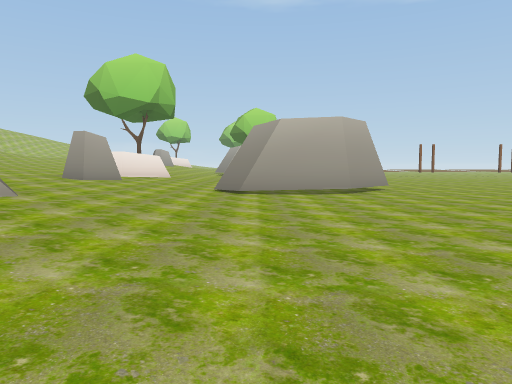
View 1 (above)

22 first-person views from a walk through a 3-D level made in the Unity game engine. The camera is 1.2 m above the floor, tilts 4° down and sees 70° across. The floor is counted in squares, 2 m on a side. Each view is taken from the middle of a square. On the plan, view 1 faces up. The plan holds only what a view shows up to about 10 squares ahead; the rest is blank. The place goes on beyond the plan. Some animated figures are left out.

View 2
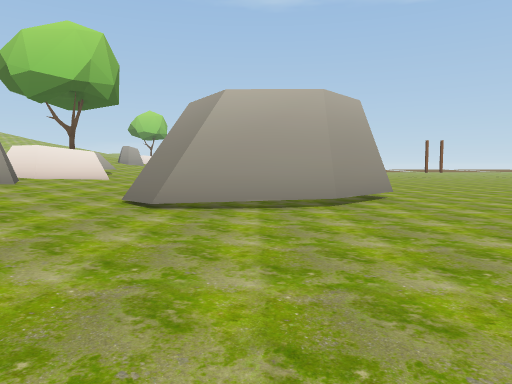

View 3
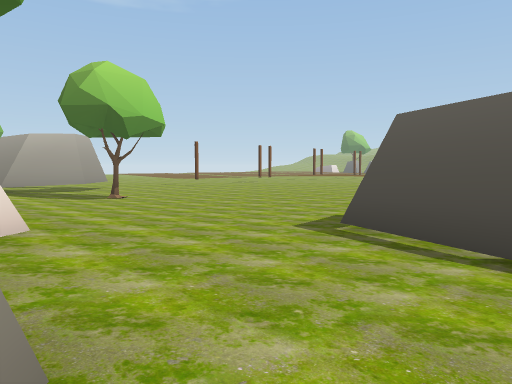

View 4
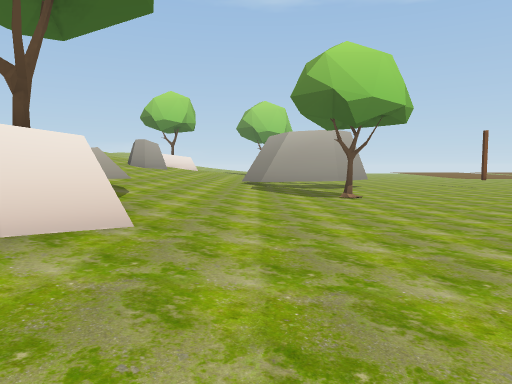

View 5
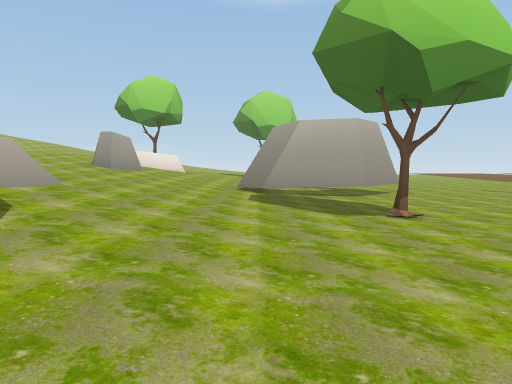

View 6
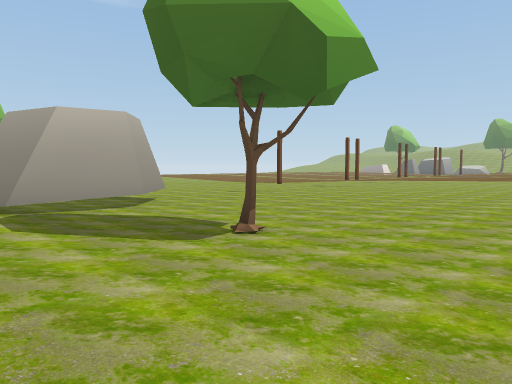

View 7
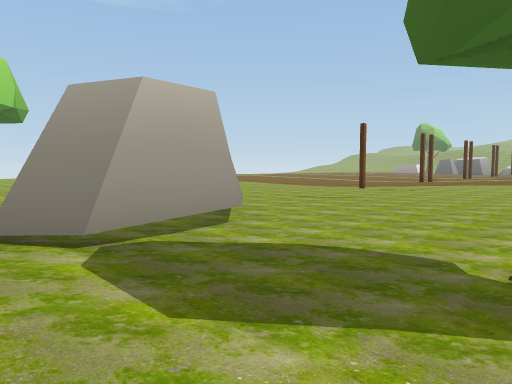

View 8
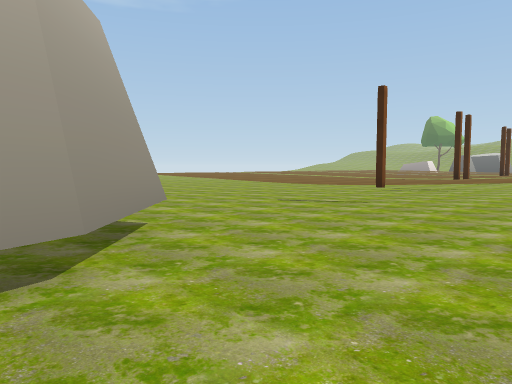

View 9
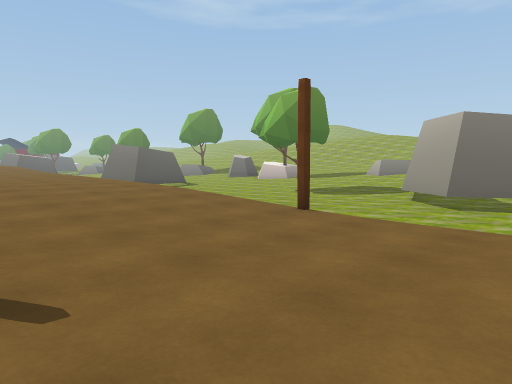

View 10
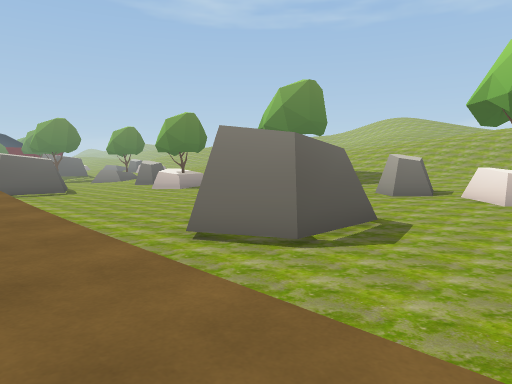

View 11
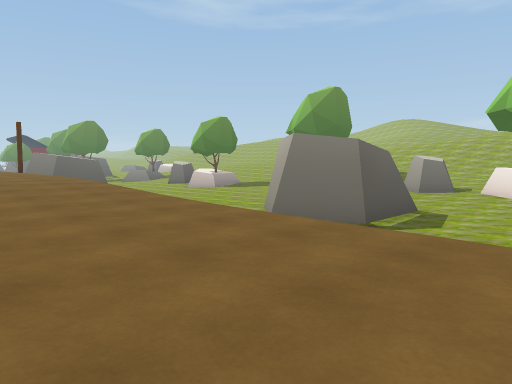

View 12
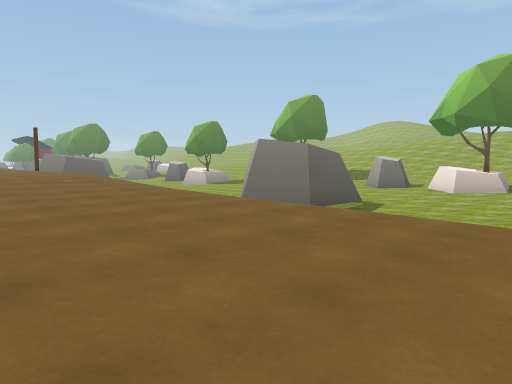

View 13
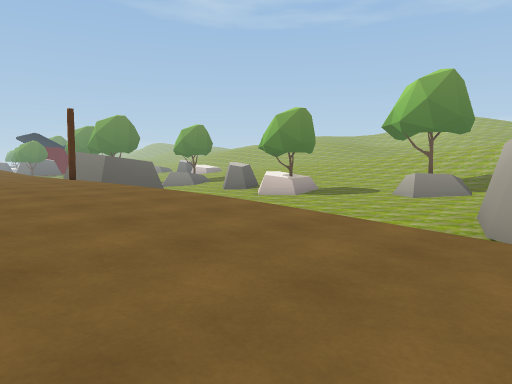

View 14
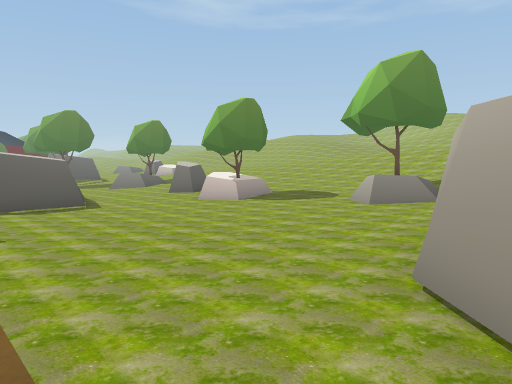

View 15
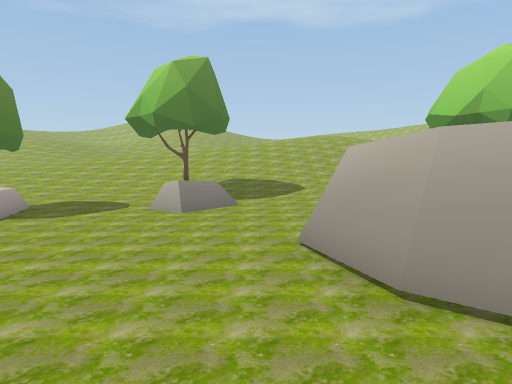

View 16
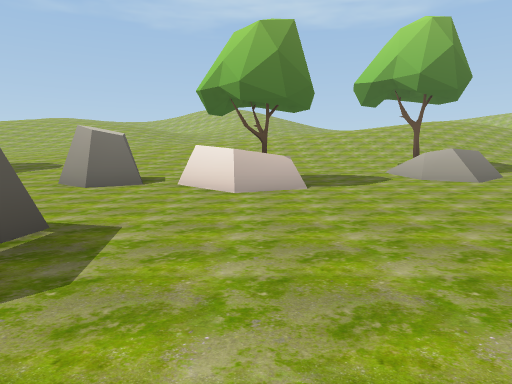

View 17
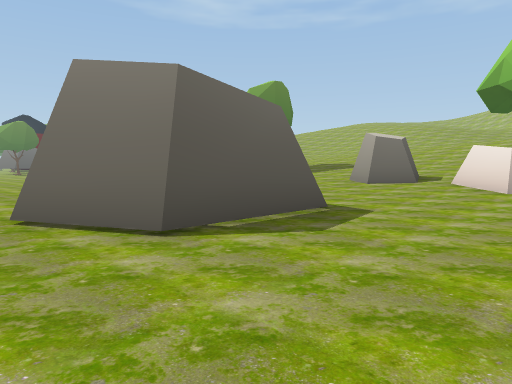

View 18
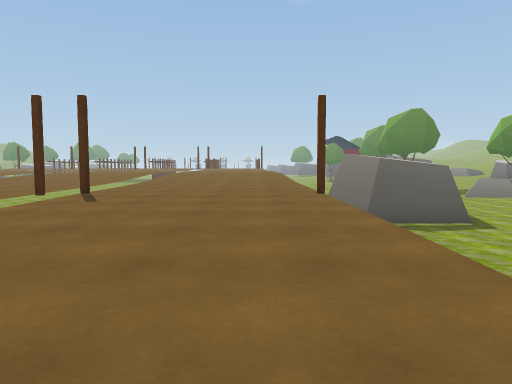

View 19
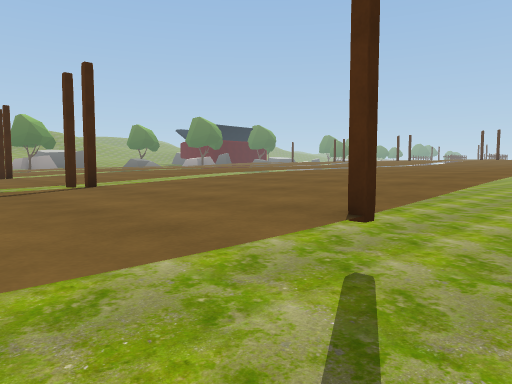

View 20
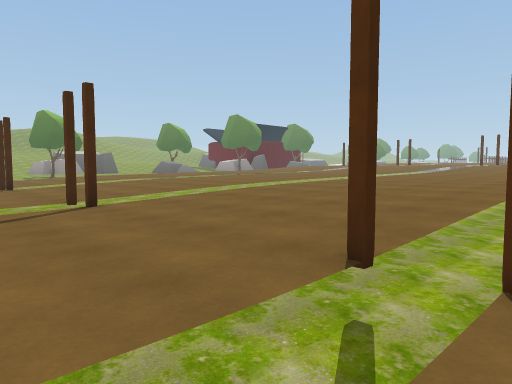

View 21
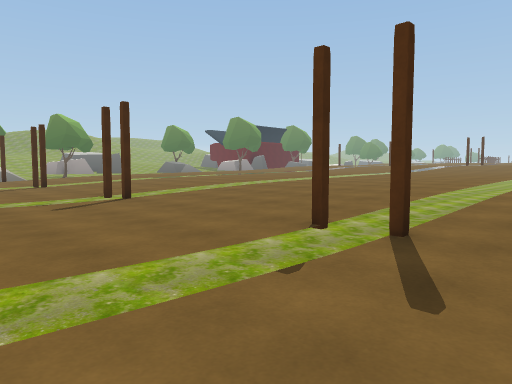

View 22
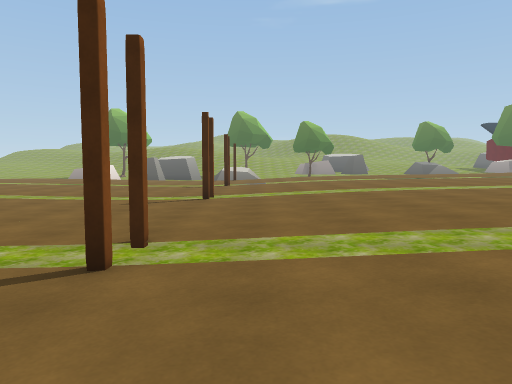

### Floor plan
Key: @ floor where view 1 was taken; # wall or solid block; . main floor; : floor 0.25 m higher than the main floor; + floor 0.5 m higher than the main floor; * floor 0.75 m higher than the main floor; % floor 1 m higher than the main floor; & floor 1.25 m higher than the main floor; $ floor 1.5 m higher than the main floor; / step, stairs or slope; = window, fence, low wall or low ledge; ^ raised ledge; v drop or lower ground; O other object.
Columns run from 7 left of view 1 to 21 right of it. Each row starts with its distance up from view 1.
 26           ...=++++.    =
 25          ..../++++.++++=++
 24         ##.../++++.+++=#+++=
 23 $#%*+  ##....O+++OO+++OO+++OO
 22 $&%*+###.....v++++#+++==+++==
 21 $&%*+:.......v*********=****
 20  &%*+:.......*********=#***
 19  ==++:.......****//***= **
 18  =/++:.O.....v%%%//%%%= %%
 17   *++:....... %%%//%%%  %%
 16    ++:......./%%%/%%%%  %%
 15    ++:......./%%%%%%%%
 14    O+:......./&&& &&&
 13    ^+:......./&&&
 12   #/+:......./&&&
 11    ++:.####../&&&
 10  *##+:.####../&&&
  9  *+++:/###.../$$$
  8  *+++:/##..../$$$
  7   +++:.......$$$$
  6   ==+:..........
  5  O#=+:...........
  4   ==+:...........
  3   +++:............
  2   +++:............
  1   ++//.............
  0    ^O#.@............
 -1     #:..............
 -2   *++:...###.........
 -3   *+#:...  ##........
 -4     #:.

Positions as (right, up) in squares from view 1, and headings:
1: (0, 0), facing up
2: (1, 3), facing up
3: (-4, 9), facing up-right
4: (-2, 10), facing up
5: (-2, 13), facing up
6: (-3, 15), facing up-right
7: (-3, 18), facing up-right
8: (0, 20), facing up-right
9: (10, 26), facing down-left
10: (7, 15), facing down-left
11: (9, 15), facing down-left
12: (10, 17), facing down-left
13: (9, 10), facing down-left
14: (6, 10), facing down-left
15: (6, 7), facing left
16: (5, 0), facing left
17: (6, 1), facing down-left
18: (7, 7), facing down
19: (5, 25), facing down-right
20: (10, 25), facing down-right
21: (9, 26), facing down-right
22: (8, 22), facing right
